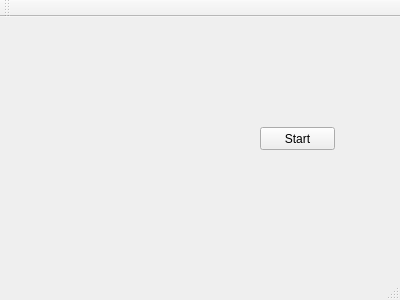
<?xml version="1.0" encoding="UTF-8"?>
<ui version="4.0">
 <class>MainWindow</class>
 <widget class="QMainWindow" name="MainWindow">
  <property name="geometry">
   <rect>
    <x>0</x>
    <y>0</y>
    <width>400</width>
    <height>300</height>
   </rect>
  </property>
  <property name="windowTitle">
   <string>MainWindow</string>
  </property>
  <widget class="QWidget" name="centralWidget">
   <widget class="QLabel" name="lb_Result">
    <property name="geometry">
     <rect>
      <x>70</x>
      <y>110</y>
      <width>171</width>
      <height>21</height>
     </rect>
    </property>
    <property name="text">
     <string/>
    </property>
   </widget>
   <widget class="QPushButton" name="btn_Start">
    <property name="geometry">
     <rect>
      <x>260</x>
      <y>110</y>
      <width>75</width>
      <height>23</height>
     </rect>
    </property>
    <property name="text">
     <string>Start</string>
    </property>
   </widget>
  </widget>
  <widget class="QMenuBar" name="menuBar">
   <property name="geometry">
    <rect>
     <x>0</x>
     <y>0</y>
     <width>400</width>
     <height>21</height>
    </rect>
   </property>
  </widget>
  <widget class="QToolBar" name="mainToolBar">
   <attribute name="toolBarArea">
    <enum>TopToolBarArea</enum>
   </attribute>
   <attribute name="toolBarBreak">
    <bool>false</bool>
   </attribute>
  </widget>
  <widget class="QStatusBar" name="statusBar"/>
 </widget>
 <layoutdefault spacing="6" margin="11"/>
 <resources/>
 <connections/>
</ui>
